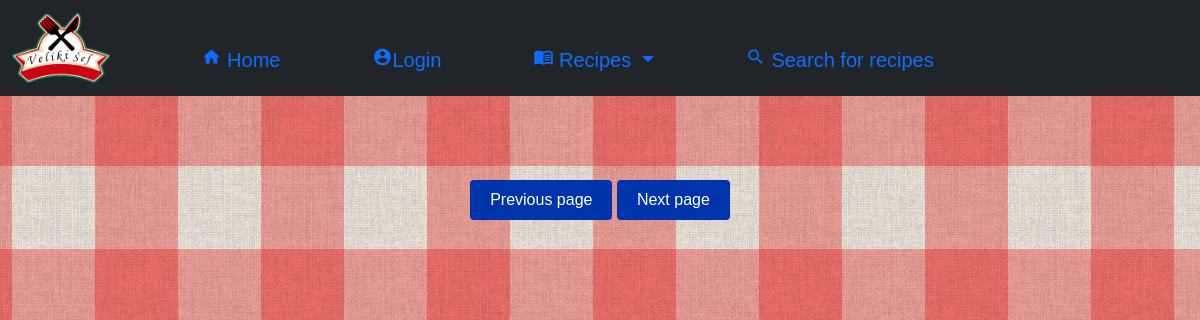
The app's page /index.php?category=Appetiser, older data.
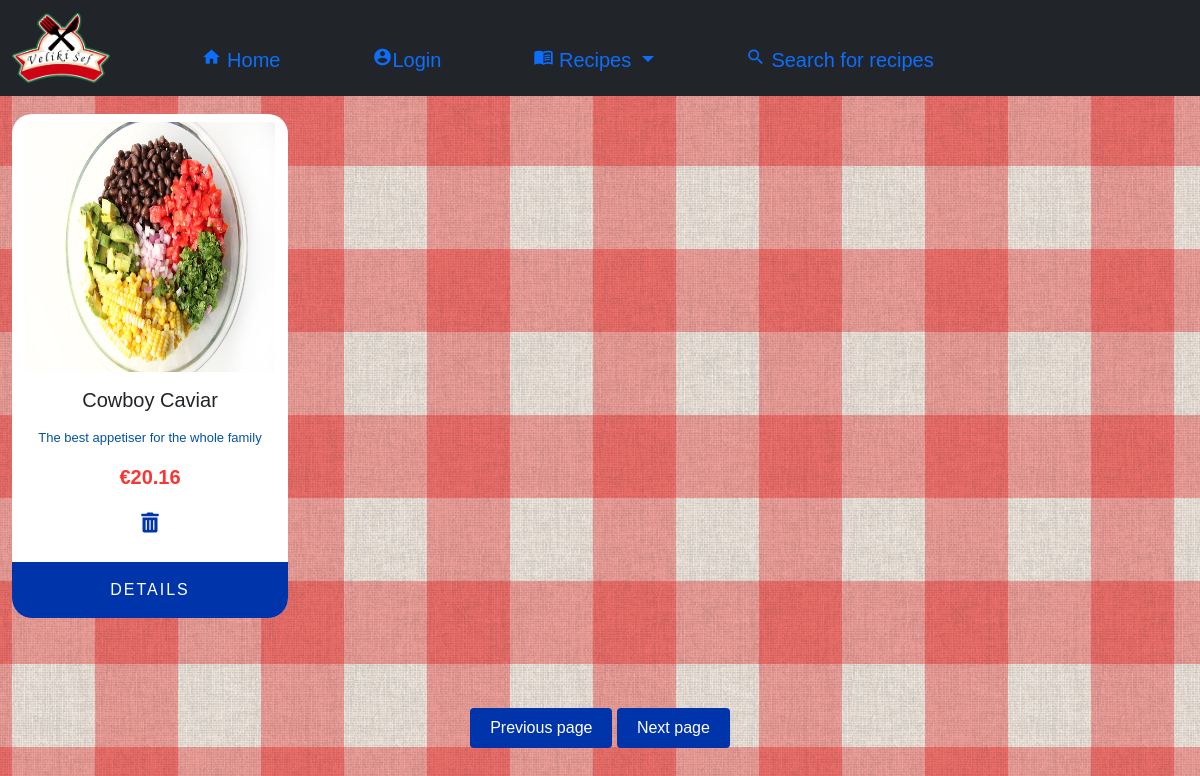
The same page, newer data.
### tables this page shows
CREATE TABLE `recipes` (
  `recipes_id` varchar(50) NOT NULL,
  `recipes_name` varchar(50) NOT NULL,
  `recipes_image` varchar(1024) NOT NULL,
  `recipes_description` varchar(1000) NOT NULL,
  `recipes_accepted` tinyint(1) NOT NULL,
  `recipes_category_id` int(11) NOT NULL,
  `user_id` int(30) NOT NULL,
  `recipes_deleted` tinyint(1) NOT NULL,
  `recipes_create_time` datetime NOT NULL,
  `recipes_price` double NOT NULL
);

### index.php (the view, shortened to what this page needs)
<?php
  require_once 'dbconfig.php';
  if($_GET != NULL){
  if($_GET["category"]){
    $select_recipes = "SELECT * from recipes WHERE recipes.recipes_category_id = (SELECT recipes_category_id FROM recipes_categories WHERE recipes_category_name = '".$_GET["category"]."')";
  }
}
else{
  $select_recipes = "SELECT * from recipes";
}
    $recipes_query = $pdo -> prepare($select_recipes);
    $recipes_query -> execute();
    if($recipes_query -> rowCount() > 0){
        $rows = $recipes_query -> fetchAll();
      }
?>
<!doctype html>
<html lang="en">
  <head>
    <link rel="stylesheet" href="https://pro.fontawesome.com/releases/v5.10.0/css/duotone.css"/>
    <link rel="stylesheet" href="https://pro.fontawesome.com/releases/v5.10.0/css/fontawesome.css"/>
    <link href="https://cdn.jsdelivr.net/npm/bootstrap@5.0.0-beta3/dist/css/bootstrap.min.css" rel="stylesheet">
    <link rel="stylesheet" href="css/style.css">
    <link rel="stylesheet" href="css/all.min.css">
  </head>
  <body>
    <nav class="navbar navbar-expand-lg bg-dark navbar-dark fixed-top">
      <div class="container-fluid">
        <a class="navbar-brand" href="#"><img class="logo" src="images/logo.png"></a>
        <div class="collapse navbar-collapse" id="navbarNavDropdown">
            <li class="nav-item">
              <a class="nav-link links" href="index.php"><i class="material-icons">home</i> Home</a>
            </li>
            <li class="nav-item">
                <?php if($_SESSION == NULL){
                    echo '<a class="nav-link links" href="login.php"><i class="material-icons">account_circle</i>';
                    echo 'Login';
                    echo '</a>';
                }
                else{
                  echo '<a class="nav-link links" href="profile-page.php"><i class="material-icons">account_circle</i>';
                  echo $_SESSION["username"];
                  echo '</a>';
                } ?>
            </li>
            <li class="nav-item dropdown links">
              <a class="nav-link dropdown-toggle links-dropdown" id="navbarDropdownMenuLink" role="button" data-bs-toggle="dropdown" aria-expanded="false">
                <i class="material-icons">menu_book</i> Recipes
              </a>
            </li>
            <li class="nav-item">
              <a class="nav-link links" href="search.php"><i class="material-icons">search</i> Search for recipes</a>
            </li>
        </div>
      </div>
    </nav>
    <div class="container-fluid">
      <div class="row">
        <?php
          for($i=0;$i< count($rows);$i++){
            echo '
            <div class="col-md-3">
              <div class="card mt-4">
                <div class="product-1 align-items-center p-2 text-center">
                  <img src="'. $rows[$i]["recipes_image"] . '" alt="recept" class="rounded mb-3" width="250" height="250">
                  <h5>'. $rows[$i]["recipes_name"] . '</h5>
                  <div class="mt-3 info">
                    <span class="text1">' . $rows[$i]["recipes_description"] . '</span>
                  </div>
                  <div class="cost mt-3 text-dark">
                    <span>€' . $rows[$i]["recipes_price"] . '</span>
                    <div class="star mt-3 align-items-center">
                    ';
                    echo '
                    </div>
                    <a class="delete-card"><i class="fas fa-trash-alt"></i></a>
                  </div>
                </div>
                <a href="details.php?id='. $rows[$i]["recipes_id"] .'" class="details-link">
                <div class="p-3 button text-center text-dark mt-3 cursor">
                  <span class="details-text text-uppercase">Details</span>
                </div></a>
              </div>
            </div>
            ';
          }
         ?>
      </div>
    </div>
<div class="container" style="display: flex; justify-content: center;">
  <div class="row">
    <div>
      <a type="button" href="#" class="page-buttons btn btn-primary mb-3"> Previous page </a>
      <a type="button" href="#" class="page-buttons btn btn-primary mb-3"> Next page </a>
    </div>
  </div>
</div>
  </body>
</html>

### css/style.css (style rules this page uses)
body { font-family: "Trebuchet MS", "Lucida Sans Unicode", "Lucida Grande", "Lucida Sans", Arial, sans-serif; background-image: url("../images/texture.png"); padding: 0; margin: 0; }
.logo { height: 70px; width: auto; }
li a { color: #fff; font-size: 20px; }
.nav-link { text-align: center; }
.links { margin-left: 60px; border-radius: 10px; }
.links-dropdown { border-radius: 10px; }
.material-icons { font-size: 20px; }
.row { margin-top: 90px; }
.card { border: none; outline: none; background-color: #fff; border-radius: 20px; }
.text1 { font-size: 13px; color: #0053a9; }
.info { line-height: 17px; }
.cost span { color: #fb3531; font-weight: bold; font-size: 20px; }
.button { background: #0034ab; }
a > div > span { color: #fff; letter-spacing: 2px; }
.details-link { text-decoration: none; }
.cursor { cursor: pointer; border-bottom-left-radius: 20px; border-bottom-right-radius: 20px; }
.page-buttons { padding: 8px 20px; background-color: #0034ab; border: none; transition: 0.3s; }
.delete-card { color: #0034ab; transition: 0.5s; font-size: 20px; }

Row changes from the older to the newer data that the page shows:
added recipes: recipes_image (picture), recipes_name "Cowboy Caviar", recipes_description "The best appetiser for the whole family", recipes_price "20.16"
